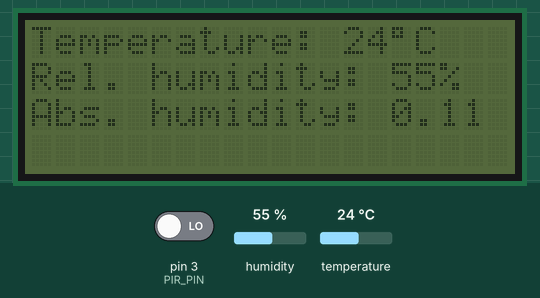
Simulated run of this sketch. Board: Arduino Uno, built with avr-gcc and run on an emulated ATmega328P. On the bench: 20×4 character LCD. The test bench sets the inputs (shaded band); at power-on: pin 3 (PIR_PIN) LOW, humidity 55 %, temperature 24 °C.

Above: at 1.3 s.
1.4 s: pin 3 (PIR_PIN) driven HIGH
At 2.6 s:
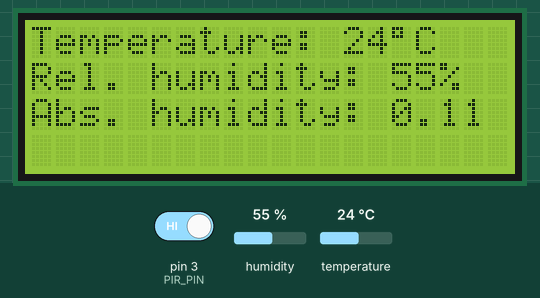
2.9 s: humidity set to 22 %
At 6.5 s:
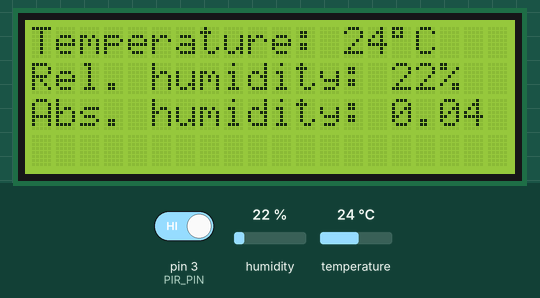
7.6 s: temperature set to 12 °C
At 10.6 s:
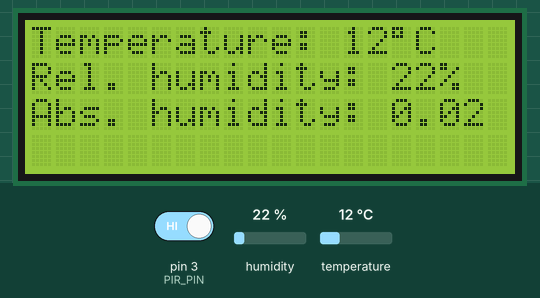
11.6 s: pin 3 (PIR_PIN) driven LOW
At 12.8 s:
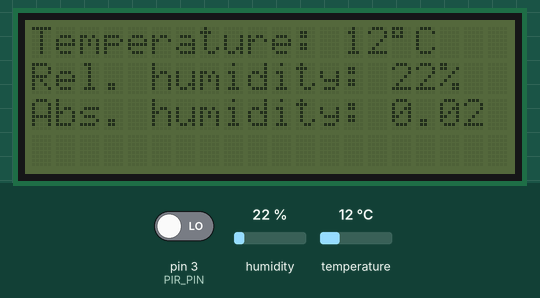
13.1 s: humidity set to 40 %
At 15.0 s:
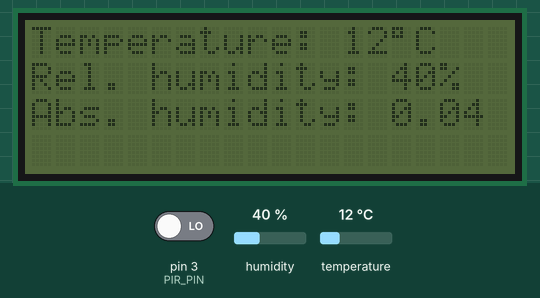
15.6 s: temperature set to 19 °C
At 19.3 s:
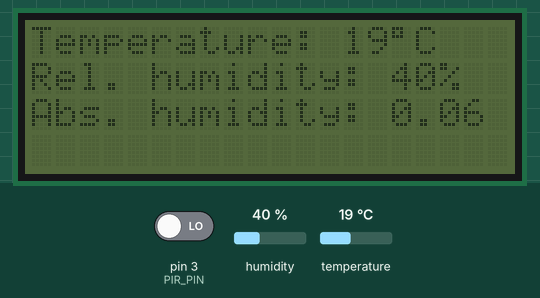
Timing chart, 0 to 20.6 s (numbered marks = the images above; inputs shaded):
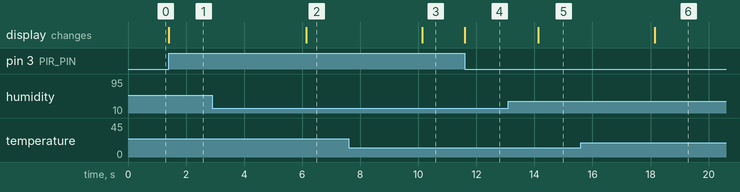

The sketch:

HygrometerLCD.ino
```cpp
#pragma region Includes

// Application configuration.
#include "Configuration.h"

// DHT library for DHT11 sensor.
#include <DHT.h>

// LCD library for interacting with a screen.
#include <LiquidCrystal_I2C.h>

#pragma endregion

#pragma region Variables

DHT dht(DHT_PIN, DHT_TYPE);

LiquidCrystal_I2C lcd(LCD_I2C_ADDRESS, LCD_COLUMNS, LCD_ROWS);

#pragma endregion

#pragma region Core Functions

/*
 * @brief Ran once at startup.
 */
void setup() {

	// Start the DHT sensor.
	dht.begin();

	// Initialize the LCD.
	lcd.init();


	// Configure PIR input.
#ifdef USE_PI

	pinMode(PIR_PIN, INPUT);

#else

	lcd.backlight();

#endif


	// Set static text on LCD.
#ifdef DISPLAY_TEMPERATURE

	lcd.setCursor(0, TEMPERATURE_LCD_ROW);
	lcd.print("Temperature:");

#endif

#ifdef DISPLAY_RELATIVE_HUMIDITY

	lcd.setCursor(0, RELATIVE_HUMIDITY_LCD_ROW);
	lcd.print("Rel. humidity:");

#endif

#if defined(DISPLAY_ABSOLUTE_HUMIDITY) && defined(DISPLAY_TEMPERATURE) && defined(DISPLAY_RELATIVE_HUMIDITY)

	lcd.setCursor(0, ABSOLUTE_HUMIDITY_LCD_ROW);
	lcd.print("Abs. humidity:");

#endif
}

unsigned long nextHygroReading_Millis;

/*
 * @brief Runs continuously.
 */
void loop() {

#ifdef USE_PIR

	if (digitalRead(PIR_PIN) == HIGH)
		lcd.backlight();

	else
		lcd.noBacklight();

#endif

	unsigned long now = millis();

	if (now < nextHygroReading_Millis)
		return;

#ifdef DISPLAY_TEMPERATURE

	float temperature = displayTemperature(13, TEMPERATURE_LCD_ROW);

#endif

#ifdef DISPLAY_RELATIVE_HUMIDITY

	uint8_t relativeHumidity = displayRelativeHumidity(15, RELATIVE_HUMIDITY_LCD_ROW);

#endif

#if defined(DISPLAY_ABSOLUTE_HUMIDITY) && defined(DISPLAY_TEMPERATURE) && defined(DISPLAY_RELATIVE_HUMIDITY)

	displayAbsoluteHumidity(15, ABSOLUTE_HUMIDITY_LCD_ROW, relativeHumidity, temperature);

#endif

	nextHygroReading_Millis = now + HYGRO_READING_INTERVAL_MILLIS;
}

#pragma endregion

#pragma region Value Displaying Functions

/*
 * @brief Calculates and displays the latest absolute humidity reading on the LCD.
 * @param column The starting column for printing values.
 * @param row The row to print values on.
 * @param relativeHumidity The latest relative humidity reading.
 * @param temperature_X10 The latest temperature reading.
 */
void displayAbsoluteHumidity(uint8_t column, uint8_t row, uint8_t relativeHumidity, float temperature) {

	// Absolute humidity can't be calculated without both values.
	if (isnan(relativeHumidity) || isnan(temperature))
		return;

	// Formula for calculating absolute humidity sourced from:
	// https://carnotcycle.wordpress.com/2012/08/04/how-to-convert-relative-humidity-to-absolute-humidity/

	// Absolute humidity calculated in grams/m^3.
	float absoluteHumidity = (6.112 * pow(2.71828, (17.67 * temperature) / (temperature + 243.5)) * (relativeHumidity / 100.0) * 2.1674) / (273.15 + temperature);

	// Separate the whole number from the decimals.
	uint8_t absoluteHumidity_Int = (uint8_t)absoluteHumidity;
	uint8_t absoluteHumidity_Decimals = (absoluteHumidity - absoluteHumidity_Int) * 100;

	lcd.setCursor(column, row);
	lcd.print(absoluteHumidity_Int);

	column += absoluteHumidity_Int >= 10 ? 2 : 1;

	lcd.setCursor(column, row);

	if (absoluteHumidity_Decimals != 0) {

		lcd.print(".");

		column++;
		lcd.setCursor(column, row);

		if (absoluteHumidity_Decimals == 10)
			lcd.print("1");

		else {

			if (absoluteHumidity_Decimals < 10) {

				lcd.print("0");

				column++;

				lcd.setCursor(column, row);
			}

			lcd.print(absoluteHumidity_Decimals);
		}

		// If the absolute humidity only has one decimal place, it will be a multiple of 10 when multiplied by 100.
		column += absoluteHumidity_Decimals % 10 == 0 ? 1 : 2;

		lcd.setCursor(column, row);
	}

	// Clear the remaining columns.
	while (column < LCD_COLUMNS) {

		lcd.setCursor(column, row);
		lcd.print(" ");

		column++;
	}
}

/*
 * @brief Displays the latest relative humidity reading on the LCD.
 * @param column The starting column for printing values.
 * @param row The row to print values on.
 * @returns Returns the relative humidity reading.
 */
uint8_t displayRelativeHumidity(uint8_t column, uint8_t row) {

	uint8_t relativeHumidity = dht.readHumidity();

	if (isnan(relativeHumidity))
		return NAN;

	lcd.setCursor(column, row);
	lcd.print(relativeHumidity);

	// Increment the column by the character count of the value.
	// Relative humidity is shown as a percentage, so we only need to be concered with values 0 - 100.
	if (relativeHumidity == 100)
		column += 3;

	else if (relativeHumidity > 10)
		column += 2;

	else
		column++;

	lcd.setCursor(column, row);
	lcd.print("%");

	column++;

	// Clear the remaining columns.
	while (column < LCD_COLUMNS) {

		lcd.setCursor(column, row);
		lcd.print(" ");

		column++;
	}

	return relativeHumidity;
}

/*
 * @brief Displays the latest temperature reading on the LCD.
 * @param column The starting column for printing values.
 * @param row The row to print values on.
 * @returns Returns the temperature reading.
 */
float displayTemperature(uint8_t column, uint8_t row) {

	float temperature = dht.readTemperature();

	if (isnan(temperature))
		return NAN;

	// Get the original temperature with no decimals. We'll use this to separate the decimal value from the whole value.
	int16_t temperature_Int = (int16_t)temperature;

	lcd.setCursor(column, row);
	lcd.print(temperature_Int);

	// The next column will differ depending on the character count of the temperature reading. For example:
	// 0 - 9: one character;
	// -1 - -9, 10 - 99: two characters;
	// -10 - -99: three characters.
	// The DHT11 and DHT22 can't read high or low enough for triple digits, so we only need to be concerned with the above.
	if (temperature_Int <= -10)
		column += 3;

	else if (temperature_Int >= 10 || temperature_Int < 0)
		column += 2;

	else
		column++;

	lcd.setCursor(column, row);

	// Isolate the decimal value. The value must also be absolute, as we don't care whether it's negative at this point.
	uint8_t temperature_Decimal = abs(temperature - temperature_Int) * 10;

	if (temperature_Decimal != 0) {

		lcd.print(".");

		column++;

		lcd.setCursor(column, row);
		lcd.print(temperature_Decimal);

		column++;

		lcd.setCursor(column, row);
	}

	lcd.print((char)223);		// Prints the degree symbol.

	column++;

	lcd.setCursor(column, row);
	lcd.print("C");

	column++;

	// Clear the remaining columns.
	while (column < LCD_COLUMNS) {

		lcd.setCursor(column, row);
		lcd.print(" ");

		column++;
	}

	return temperature;
}

#pragma endregion
```

Configuration.h
```cpp
/*
 * @brief Defines the row on the LCD to display temperature. Requires DISPLAY_ABSOLUTE_HUMIDITY.
 */
#define ABSOLUTE_HUMIDITY_LCD_ROW 2

/*
 * @brief Defines the pin that the DHT sensor is connected to.
 */
#define DHT_PIN 2

/*
 * @brief Defines the type of DHT sensor being used.
 */
#define DHT_TYPE DHT22

/*
 * @brief Defines whether to show absolute humidity readings. Comment/uncomment this line to toggle display.
 * Requires DISPLAY_RELATIVE_HUMIDITY and DISPLAY_TEMPERATURE.
 */
#define DISPLAY_ABSOLUTE_HUMIDITY

/*
 * @brief Defines whether to show relative humidity readings. Comment/uncomment this line to toggle display.
 */
#define DISPLAY_RELATIVE_HUMIDITY

/*
 * @brief Defines whether to display temperature readings. Comment/uncomment this line to toggle display.
 */
#define DISPLAY_TEMPERATURE

/*
 * @brief Defines how long to wait between making hygro readings, in milliseconds.
 */
#define HYGRO_READING_INTERVAL_MILLIS 2000

/*
 * @brief Defines the I2C address for the LCD screen.
 */
#define LCD_I2C_ADDRESS 0x27

/*
 * @brief Defines the number of columns on the LCD.
 */
#define LCD_COLUMNS 20

/*
 * @brief Defines the number of rows on the LCD.
 */
#define LCD_ROWS 4

/*
 * @brief Defines the pin that the PIR sensor is connected to. Requires USE_PIR.
 */
#define PIR_PIN 3

/*
 * @brief Defines the row on the LCD to display temperature.  Requires DISPLAY_RELATIVE_HUMIDITY.
 */
#define RELATIVE_HUMIDITY_LCD_ROW 1

/*
 * @brief Defines the row on the LCD to display temperature.  Requires DISPLAY_TEMPERATURE.
 */
#define TEMPERATURE_LCD_ROW 0

/*
 * @brief Defines whether a PIR sensor is in use to control the LCD's backlight.
 */
#define USE_PIR
```

Measured:
- after the input at 1.4 s, the display: changes at once (image 1)
- after the input at 2.9 s, the display: changes after 3.2 s (image 2)
- after the input at 7.6 s, the display: changes after 2.5 s (image 3)
- after the input at 11.6 s, the display: changes at once (image 4)
- after the input at 13.1 s, the display: changes after 1.0 s (image 5)
- after the input at 15.6 s, the display: changes after 2.5 s (image 6)
